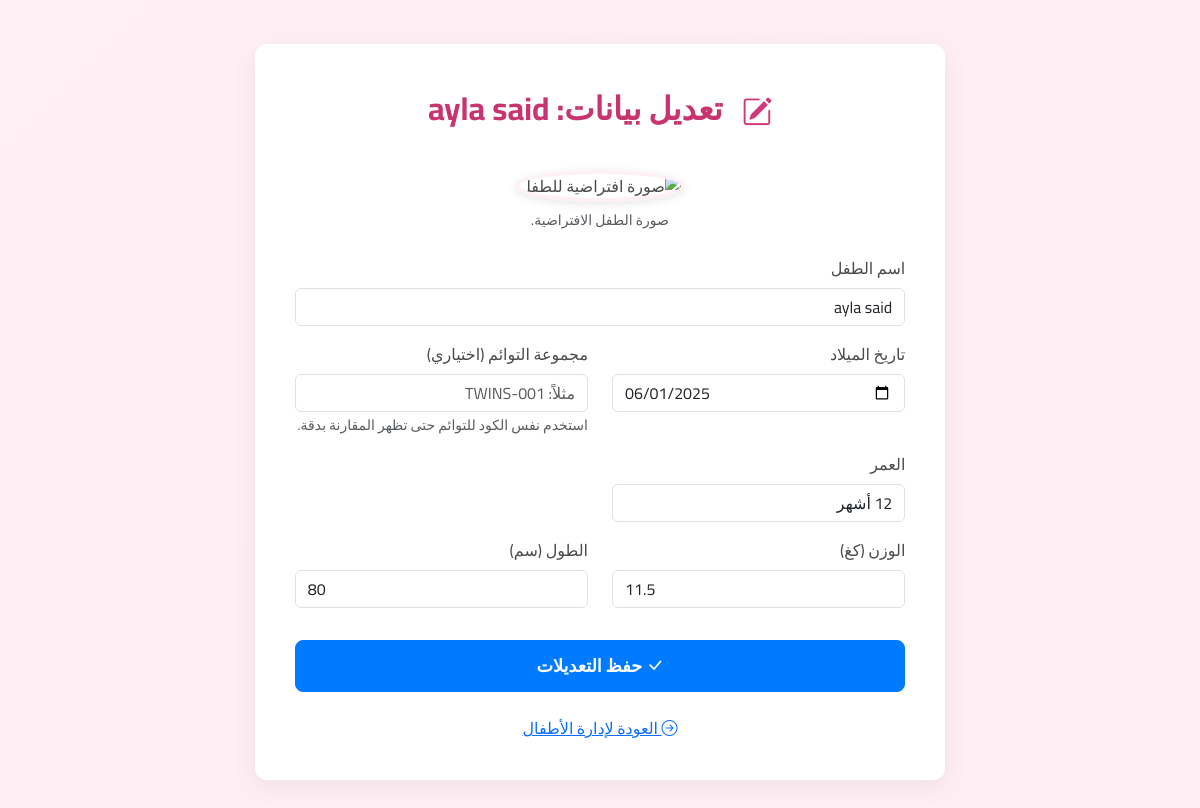
The page /edit_child.php?id=6 (signed in) on the database its author committed.
### tables this page shows
CREATE TABLE `children` (
  `id` int(11) NOT NULL,
  `user_id` int(11) NOT NULL,
  `name` varchar(100) NOT NULL,
  `birth_date` date NOT NULL,
  `age` varchar(50) NOT NULL,
  `weight` float NOT NULL,
  `height` float NOT NULL,
  `created_at` timestamp NOT NULL DEFAULT current_timestamp(),
  `is_archived` tinyint(1) NOT NULL DEFAULT 0,
  `is_twin` tinyint(1) DEFAULT 0,
  `gender` enum('male','female') DEFAULT NULL,
  `twin_group` varchar(100) DEFAULT NULL,
  `nutrition_guideline_id` int(11) DEFAULT NULL
);

### edit_child.php (the view, shortened to what this page needs)
<?php
$host = 'localhost';
$db   = 'baby_tracker1';
$user = 'root';
$pass = '';
$charset = 'utf8mb4';
$dsn = "mysql:host=$host;dbname=$db;charset=$charset";
$options = [
    PDO::ATTR_ERRMODE            => PDO::ERRMODE_EXCEPTION,
    PDO::ATTR_DEFAULT_FETCH_MODE => PDO::FETCH_ASSOC,
    PDO::ATTR_EMULATE_PREPARES   => false,
];
$errors = [];
$success = false;
$child_id_for_form_action = $_GET['id'] ?? null;
try {
    $pdo = new PDO($dsn, $user, $pass, $options);
    $query = 'SELECT * FROM children WHERE id = ?';
    $params = [$child_id_for_form_action];
    $stmt = $pdo->prepare($query);
    $stmt->execute($params);
    $child = $stmt->fetch();
} catch (PDOException $e) {
    $errors[] = 'خطأ في الاتصال بقاعدة البيانات: ' . $e->getMessage();
}
$default_child_image = 'images/images.jpeg';
?>
<!DOCTYPE html>
<html lang="ar" dir="rtl">
<head>
    <link href="https://cdn.jsdelivr.net/npm/bootstrap@5.3.2/dist/css/bootstrap.rtl.min.css" rel="stylesheet">
    <link rel="stylesheet" href="https://cdn.jsdelivr.net/npm/bootstrap-icons@1.10.5/font/bootstrap-icons.css">
    <link rel="stylesheet" href="https://cdnjs.cloudflare.com/ajax/libs/font-awesome/6.4.0/css/all.min.css">
</head>
<body>
<div class="main-container">
    <div class="dashboard-container">
        <div class="row justify-content-center">
            <div class="col-lg-7 col-md-9 main-box mt-4">
                    <?php if (isset($child)):  ?>
                    <div class="page-header"><i class="bi bi-pencil-square"></i> تعديل بيانات: <?= htmlspecialchars($child['name']) ?></div>
                    <?php else: ?>
                    <div class="page-header"><i class="bi bi-pencil-square"></i> تعديل بيانات الطفل</div>
                    <?php endif; ?>
                    <?php if (isset($child) && !$success):  ?>
                        <div class="current-child-image-container">
                             <img src="<?= htmlspecialchars($default_child_image) ?>" alt="صورة افتراضية للطفل" class="default-image-placeholder">
                             <small class="form-text text-muted d-block mt-2">صورة الطفل الافتراضية.</small>
                        </div>
                        <form method="POST" action="edit_child.php?id=<?= htmlspecialchars($child_id_for_form_action) ?>" autocomplete="off">
                            <div class="mb-3">
                                <label for="name" class="form-label">اسم الطفل</label>
                                <input type="text" name="name" id="name" class="form-control" value="<?= htmlspecialchars($child['name']) ?>" required>
                            </div>
                            <div class="row">
                                <div class="col-md-6 mb-3">
                                    <label for="birth_date" class="form-label">تاريخ الميلاد</label>
                                    <input type="date" name="birth_date" id="birth_date" class="form-control" value="<?= htmlspecialchars($child['birth_date']) ?>" required>
                                </div>
                                <div class="col-md-6 mb-3">
                                    <label for="twin_group" class="form-label">مجموعة التوائم (اختياري)</label>
                                    <input type="text" name="twin_group" id="twin_group" class="form-control" value="<?= htmlspecialchars($child['twin_group'] ?? '') ?>" placeholder="مثلاً: TWINS-001">
                                    <small class="form-text text-muted">استخدم نفس الكود للتوائم حتى تظهر المقارنة بدقة.</small>
                                </div>
                                <div class="col-md-6 mb-3">
                                    <label for="age" class="form-label">العمر</label>
                                    <input type="text" name="age" id="age" class="form-control" value="<?= htmlspecialchars($child['age']) ?>" required placeholder="مثال: 3 سنوات، 6 أشهر، 10 أيام">
                                </div>
                            </div>
                            <div class="row">
                                <div class="col-md-6 mb-3">
                                    <label for="weight" class="form-label">الوزن (كغ)</label>
                                    <input type="number" name="weight" id="weight" class="form-control" min="0.1" step="0.01" value="<?= htmlspecialchars($child['weight']) ?>" required placeholder="مثال: 3.5">
                                </div>
                                <div class="col-md-6 mb-3">
                                    <label for="height" class="form-label">الطول (سم)</label>
                                    <input type="number" name="height" id="height" class="form-control" min="10" step="0.1" value="<?= htmlspecialchars($child['height']) ?>" required placeholder="مثال: 50">
                                </div>
                            </div>
                            <button type="submit" class="btn btn-save-form mt-3"><i class="bi bi-check-lg"></i> حفظ التعديلات</button>
                            <div class="text-center mt-4">
                                <a href="children.php" class="back-link"><i class="bi bi-arrow-right-circle"></i> العودة لإدارة الأطفال</a>
                            </div>
                        </form>
                    <?php elseif(!isset($child) && empty($errors)): ?>
                        <div class="alert alert-warning text-center">لا يمكن تحميل بيانات الطفل للتعديل.</div>
                    <?php endif; ?>
                </div>
            </div>
        </div>
    </div>
</body>
</html>

### rows shown on the page
children: name "ayla said", birth_date "06/01/2025", age "12 أشهر", weight "11.5", height "80"
